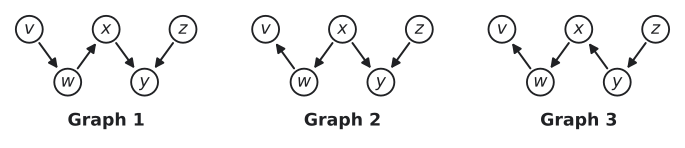

The Python source for this figure:
"""Three DAGs over v, w, x, y, z with the same skeleton. Redrawn from the TikZ source of Gutmann, Pen and Paper Exercises in Machine Learning (CC BY 4.0), Ex. 5.1 (a)."""

import matplotlib.pyplot as plt
from matplotlib.patches import Circle, FancyArrowPatch, Rectangle

from mlrecall.figstyle import INK, LIGHT, save

R = 0.28  # node radius (data units)
PANELS = [{'title': 'Graph 1',
  'nodes': {'v': (0, 0, '$v$'),
            'x': (1.6, 0, '$x$'),
            'z': (3.2, 0, '$z$'),
            'w': (0.8, -1.1, '$w$'),
            'y': (2.4, -1.1, '$y$')},
  'edges': [('v', 'w', 'd', 0.0),
            ('w', 'x', 'd', 0.0),
            ('x', 'y', 'd', 0.0),
            ('z', 'y', 'd', 0.0)]},
 {'title': 'Graph 2',
  'nodes': {'v': (0, 0, '$v$'),
            'x': (1.6, 0, '$x$'),
            'z': (3.2, 0, '$z$'),
            'w': (0.8, -1.1, '$w$'),
            'y': (2.4, -1.1, '$y$')},
  'edges': [('w', 'v', 'd', 0.0),
            ('x', 'w', 'd', 0.0),
            ('x', 'y', 'd', 0.0),
            ('z', 'y', 'd', 0.0)]},
 {'title': 'Graph 3',
  'nodes': {'v': (0, 0, '$v$'),
            'x': (1.6, 0, '$x$'),
            'z': (3.2, 0, '$z$'),
            'w': (0.8, -1.1, '$w$'),
            'y': (2.4, -1.1, '$y$')},
  'edges': [('w', 'v', 'd', 0.0),
            ('x', 'w', 'd', 0.0),
            ('y', 'x', 'd', 0.0),
            ('z', 'y', 'd', 0.0)]}]


def draw(ax, panel):
    nodes, patches = panel["nodes"], {}
    for name, (x, y, label) in nodes.items():
        shaded = name in panel.get("shaded", ())
        c = Circle((x, y), R, fc=LIGHT if shaded else "white", ec=INK, lw=1.4, zorder=3)
        ax.add_patch(c)
        patches[name] = c
        ax.text(x, y, label, ha="center", va="center", fontsize=13, color=INK, zorder=4)
    for name, (x, y, label, side) in panel.get("factors", {}).items():
        s = 0.16
        sq = Rectangle((x - s / 2, y - s / 2), s, s, fc=INK, ec=INK, zorder=3)
        ax.add_patch(sq)
        patches[name] = sq
        dx, dy, ha, va = {
            "above": (0, 0.2, "center", "bottom"),
            "below": (0, -0.2, "center", "top"),
            "left": (-0.2, 0, "right", "center"),
            "right": (0.2, 0, "left", "center"),
        }[side]
        ax.text(x + dx, y + dy, label, ha=ha, va=va, fontsize=13 - 1, color=INK)
    centers = {k: v[:2] for k, v in {**nodes, **panel.get("factors", {})}.items()}
    for a, b, kind, rad in panel["edges"]:
        ax.add_patch(
            FancyArrowPatch(
                posA=centers[a],
                posB=centers[b],
                patchA=patches[a],
                patchB=patches[b],
                arrowstyle="-|>" if kind == "d" else "-",
                mutation_scale=14,
                connectionstyle=f"arc3,rad={rad}",
                color=INK,
                lw=1.5,
                zorder=2,
            )
        )
    if panel.get("title"):
        ys = [y for x, y, _ in nodes.values()] + [y for x, y, *_ in panel.get("factors", {}).values()]
        xs = [x for x, y, _ in nodes.values()] + [x for x, y, *_ in panel.get("factors", {}).values()]
        ax.text((min(xs) + max(xs)) / 2, min(ys) - R - 0.35, panel["title"], ha="center",
                va="top", fontsize=13, color=INK, fontweight="bold")
    ax.set_aspect("equal")
    ax.axis("off")
    ax.autoscale_view()


fig, axes = plt.subplots(1, len(PANELS), figsize=(9.0, 2.2), squeeze=False)
for ax, panel in zip(axes[0], PANELS):
    draw(ax, panel)
    xs = [x for x, y, _ in panel["nodes"].values()] + [x for x, y, *_ in panel.get("factors", {}).values()]
    ys = [y for x, y, _ in panel["nodes"].values()] + [y for x, y, *_ in panel.get("factors", {}).values()]
    pad = 0.45
    bottom = 0.75 if panel.get("title") else 0
    ax.set_xlim(min(xs) - pad, max(xs) + pad)
    ax.set_ylim(min(ys) - pad - bottom, max(ys) + pad + panel.get("top", 0))
save(fig, __file__)
